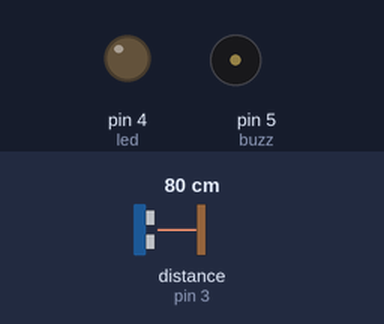
Bench run of a sketch on a simulated Arduino Uno, built with avr-gcc and run on an emulated ATmega328P. Shown: output pins drawn as LEDs (lit = HIGH), buzzer (waves = sounding). Wiring (inferred from the names in the program): ultrasonic range finder: trigger pin 2; echo pin 3. Dashed ring = blinking. Inputs (shaded band) come from the test bench; at power-on: distance to the obstacle (sensor on pin 3) 80 cm. The echo pulse lasts 58.3 µs per cm; pins used as bus, display or sensor lines are not drawn.

Above: at 1.2 s.
1.3 s: distance to the obstacle (sensor on pin 3) set to 7 cm
2.8 s: distance to the obstacle (sensor on pin 3) set to 4 cm
At 3.4 s:
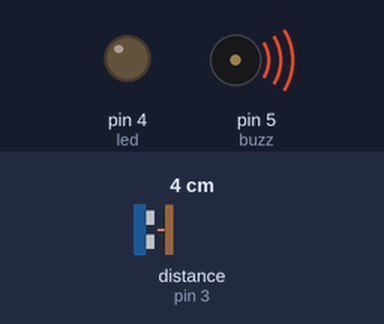
At 4.1 s:
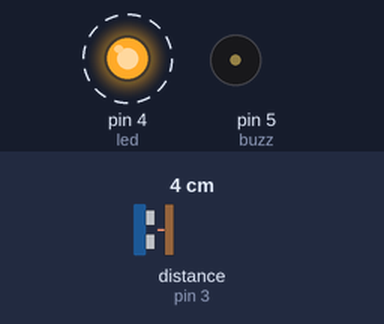
Timing chart, 0 to 11.8 s (numbered marks = the images above; inputs shaded):
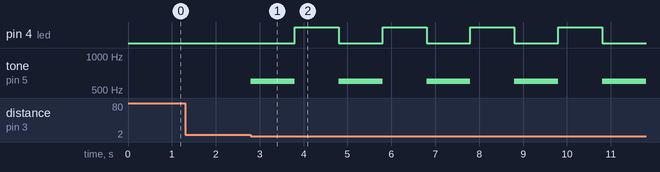

Measured:
- the behaviour switches between 6 and 5 cm on distance to the obstacle (sensor on pin 3) (found by bisection; images 0 and 1)
- after the input at 1.3 s, every drawn part: stays the same
- after the input at 2.8 s, pin 4 (led): alternates HIGH for 1.0 s and LOW for 1.0 s, starting after 1.0 s; tone on pin 5 (buzz): alternates 600 Hz for 1.0 s and silent for 1.0 s, starting at once

The sketch:

main.ino
```cpp
const int trig = 2, echo = 3;
float duration, distance;
int threshold = 10;

const int led = 4;

const int buzz = 5;
const int freq = 600; // Buzzer frequency in Hz

bool led_state = false, buzz_state = true;

void setup()
{
  pinMode(trig, OUTPUT);
  pinMode(echo, INPUT);
  pinMode(led, OUTPUT);
  pinMode(buzz, OUTPUT);
}

void loop()
{
  digitalWrite(trig, HIGH);
  delayMicroseconds(2);
  digitalWrite(trig, LOW);
  delayMicroseconds(10);

  duration = pulseIn(echo, HIGH);
  distance = (duration * .0343); // .0343 is sound's speed

  if (distance < threshold)
  {
    for (int i = 0; i < 30; i++)
    {
      if (led_state)
        digitalWrite(led, HIGH);
      else
        digitalWrite(led, LOW);

      if (buzz_state)
        tone(buzz, freq);
      else
        noTone(buzz);

      delay(1000);

      led_state = !led_state;
      buzz_state = !buzz_state;
    }
  }
}
```
